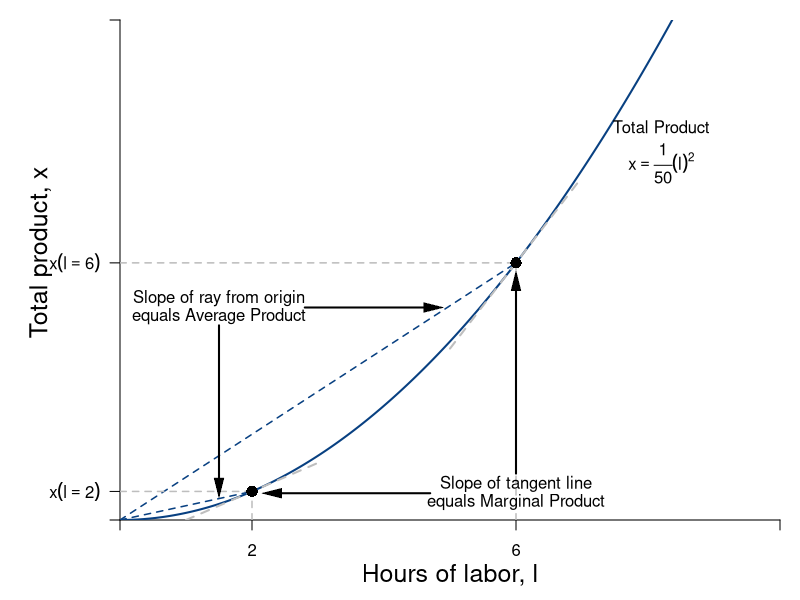

This chart was generated by the following R code:
require(shape)
pdf(file = "specprodexch/production_irs.pdf", width = 9, height = 7)

#Set parameters for graphics
axislabelsize <- 1.5
graphlinewidth <- 2
segmentlinewidth <- 1.5

COL <- c("#7fc97f", "#beaed4", "#fdc086", "#ffff99", "#386cb0", "#f0027f", "#bf5b17", "#666666")
COLA <- c("#99d8c9","#66c2a4","#41ae76", "#238b45", "#005824")
COLB <- c("#4eb3d3", "#2b8cbe", "#0868ac","#084081")

#Edited the margins to cater for the larger LHS labels
par(mar =  c(4, 6, 1, 1))


prodFn <- function(l, alpha = 2, k = 0.02) {
  k*l^alpha
}

MprodFn <- function(l, alpha = 2, k = 0.02) {
  k*alpha*l^(alpha - 1)
}

AprodFn <- function(l, alpha = 2, k = 0.02) {
  k*l^(alpha - 1)
}

Mpline <- function(l, constant = 0.3181472, slope = 0.125){
  constant + slope*l
}

xlims <- c(0, 10)
ylims <- c(0, 1.4)

npts <- 501 
x <- seq(xlims[1], xlims[2], length.out = npts)
y <- seq(ylims[1], ylims[2], length.out = npts) 
a <- c(13, 15, 17)

plot(0, 0, xlim = xlims, ylim = ylims, type = "n",
     xlab = expression(paste("")),
     ylab = expression(paste("")), 
     xaxt = "n", 
     yaxt = "n", 
     cex.lab = axislabelsize, 
     bty = "n",
     xaxs="i", 
     yaxs="i")

# ticksy <- seq(from = 0, to = ylims[2], by = 0.25)
# ylabels <- seq(from = 0, to = ylims[2], by = 0.25)
# ticksx <- seq(from = 0, to = xlims[2], by = 1)
# xlabels <- seq(from = 0, to = xlims[2], by = 1)
ticksy <- c(0, prodFn(l = 2, k = 0.02, alpha = 2), prodFn(l = 6, k = 0.02, alpha = 2), ylims[2])
ylabels <- c(NA, expression(paste(x(l == 2))), expression(paste(x(l==6))), NA)
ticksx <- c(0, 2, 6, xlims[2])
xlabels <- c(NA, 2, 6, NA)

axis(1, at = ticksx, pos = 0, labels = xlabels)
axis(2, at = ticksy, pos = 0, labels = ylabels, las = 1)

npts <- 500 
xx1 <- seq(xlims[1], xlims[2], length.out = npts)

xx3 <- seq(1, 3, length.out = npts)
xx4 <- seq(5, 7, length.out = npts)

lines(xx1, prodFn(xx1, alpha = 2, k = 0.02), col = COLB[4], lwd = graphlinewidth)
#lines(xx1, MprodFn(xx1, alpha = 2, k = 0.02), col = COLA[1], lwd = graphlinewidth)
#lines(xx1, AprodFn(xx1, alpha = 2, k = 0.02), col = COLA[2], lwd = graphlinewidth)
lines(xx3, Mpline(xx3, constant = prodFn(l = 2, k = 0.02, alpha = 2) - 2*MprodFn(l = 2, k = 0.02, alpha = 2), slope = MprodFn(l = 2, k = 0.02, alpha = 2)), col = "gray", lty = 2, lwd = graphlinewidth)
lines(xx4, Mpline(xx4, constant = prodFn(l = 6, k = 0.02, alpha = 2) - 6*MprodFn(l = 6, k = 0.02, alpha = 2), slope = MprodFn(l = 6, k = 0.02)), col = "gray", lty = 2, lwd = graphlinewidth)

#Axis Labels
mtext(expression(paste("Hours of labor, ", l)), side = 1, line = 2.5, cex = axislabelsize)
text(-1.2, 0.75, expression(paste("Total product, ", x)), xpd = TRUE, cex = axislabelsize, srt = 90) 

segments(0, prodFn(l = 6, k = 0.02, alpha = 2), 6, prodFn(l = 6, k = 0.02, alpha = 2), lty = 2, col = "gray" , lwd = segmentlinewidth)
segments(6, 0, 6, prodFn(l = 6, k = 0.02, alpha = 2), lty = 2, col = "gray" , lwd = segmentlinewidth)
segments(0, 0, 6, prodFn(l = 6, k = 0.02, alpha = 2), lty = 2, col = COLB[4] , lwd = segmentlinewidth)
points(6, prodFn(l = 6, k = 0.02), pch = 16, col = "black", cex = 1.5)

segments(0, prodFn(l = 2, k = 0.02, alpha = 2), 2, prodFn(l = 2, k = 0.02, alpha = 2), lty = 2, col = "gray" , lwd = segmentlinewidth)
segments(2, 0, 2, prodFn(l = 2, k = 0.02, alpha = 2), lty = 2, col = "gray" , lwd = segmentlinewidth)
segments(0, 0, 2, prodFn(l = 2, k = 0.02, alpha = 2), lty = 2, col = COLB[4] , lwd = segmentlinewidth)
points(2, prodFn(l = 2, k = 0.02, alpha = 2), pch = 16, col = "black", cex = 1.5)


#Label the iso-welfare functions for the HG, Aisha
text(8.2, 1.1, expression(paste("Total Product")))
text(8.2, 1, expression(x == frac(1,50)*(l)^2))


#Marginal Product
text(6, 0.1, expression(paste("Slope of tangent line")))
text(6, 0.05, expression(paste("equals Marginal Product")))
Arrows(4.7, 0.075, 2.3, 0.075, col = "black", lty = 1, lwd = 2, arr.type = "triangle", arr.lwd = 0.5)
Arrows(6, 0.13, 6, 0.67, col = "black", lty = 1, lwd = 2, arr.type = "triangle", arr.lwd = 0.5)

#Average Product
text(1.5, prodFn(l = 6, k = 0.02, alpha = 2) - 0.1, expression(paste("Slope of ray from origin")))
text(1.5, prodFn(l = 6, k = 0.02, alpha = 2) - 0.15, expression(paste("equals Average Product")))
Arrows(1.5, prodFn(l = 6, k = 0.02, alpha = 2) - 0.175, 1.5, prodFn(l = 2, k = 0.02, alpha = 2) + 0.01 , col = "black", lty = 1, lwd = 2, arr.type = "triangle", arr.lwd = 0.5)
Arrows(2.8, prodFn(l = 6, k = 0.02, alpha = 2) - 0.125, 4.75, prodFn(l = 6, k = 0.02, alpha = 2) - 0.125, col = "black", lty = 1, lwd = 2, arr.type = "triangle", arr.lwd = 0.5)



dev.off()
